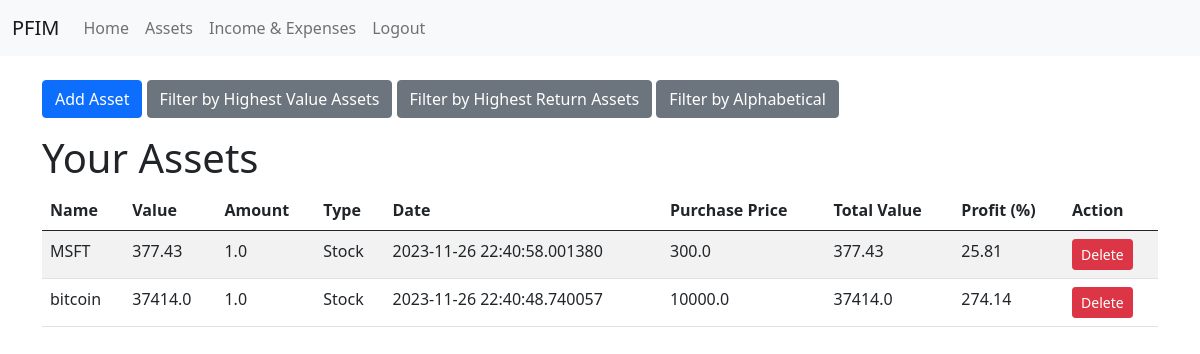
/filter_alphabetical (signed in), run on the app's committed database.
### tables this page shows
CREATE TABLE assets (
            assetid INTEGER PRIMARY KEY AUTOINCREMENT,
            name VARCHAR(64) NOT NULL,
            value FLOAT NOT NULL,
            amount FLOAT NOT NULL,
            assettypeid INTEGER REFERENCES assettype(assettypeid),
            date TIMESTAMP,
            userid INTEGER REFERENCES users(userid),
            purchaseprice FLOAT NOT NULL
        );

### index.py (the view)
@app.route('/filter_alphabetical')
def show_alphabetical():
    assets = db.filter_alphabetical(session['id'])
    return render_template('assets.html', assets=assets)

### DBoperations.py (called while the page is built)
def get_db_connection():
    conn = sqlite3.connect(DATABASE, check_same_thread=False)
    return conn

def filter_alphabetical(userid):
    conn = get_db_connection()
    cur = conn.cursor()
    cur.execute("""
    SELECT
            assetid,
            name,
            value,
            amount,
            assettypeid,
            date,
            userid,
            purchaseprice,
            value * amount AS total_value,
            ((value * amount) - (purchaseprice * amount)) / (purchaseprice * amount) * 100 AS profit_percentage
        FROM
            assets
        WHERE
            userid = ?
        ORDER BY Name
    """, (userid,))
    assets3 = cur.fetchall()
    conn.close()
    return assets3

### templates/assets.html (shortened to what this page needs)
<!DOCTYPE html>
<html>
<head>
    <link href="https://cdn.jsdelivr.net/npm/bootstrap@5.1.0/dist/css/bootstrap.min.css" rel="stylesheet">
</head>
<body>
    {% include 'navbar.html' %}
    <div class="container mt-4">
        <div class="mb-3">
            <button class="btn btn-primary" onclick="location.href='/addasset'">Add Asset</button>
            <button class="btn btn-secondary" onclick="location.href='/filter_highest_assets'">Filter by Highest Value Assets</button>
            <button class="btn btn-secondary" onclick="location.href='/filter_highest_return_assets'">Filter by Highest Return Assets</button>
            <button class="btn btn-secondary" onclick="location.href='/filter_alphabetical '">Filter by Alphabetical </button>
        </div>
        <h1>Your Assets</h1>
        <table class="table table-striped table-hover">
            <thead>
                <tr>
                    <th>Name</th>
                    <th>Value</th>
                    <th>Amount</th>
                    <th>Type</th>
                    <th>Date</th>
                    <th>Purchase Price</th>
                    <th>Total Value</th>
                    <th>Profit (%)</th>
                    <th>Action</th>
                </tr>
            </thead>
            <tbody>
                {% for asset in assets %}
                <tr>
                    <td>{{ asset[1] }}</td>
                    <td>{{ asset[2] }}</td>
                    <td>{{ asset[3] }}</td>
                    <td>{{ 'Crypto' if asset[4] == 0 else 'Stock' }}</td>
                    <td>{{ asset[5] }}</td>
                    <td>{{ asset[7] }}</td>
                    <td>{{ asset[8] }}</td>
                    <td>{{ "%.2f"|format(asset[9]) }}</td>
                    <td>
                        <form action="/delete_asset" method="post">
                            <button type="submit" class="btn btn-danger btn-sm">Delete</button>
                        </form>
                    </td>
                </tr>
                {% endfor %}
            </tbody>
        </table>
    </div>
</body>
</html>

### data on the page
assets: name "MSFT", value "377.43", amount "1.0", assettypeid "Stock", date "2023-11-26 22:40:58.001380", purchaseprice "300.0", asset "25.81"
assets: name "bitcoin", value "37414.0", amount "1.0", assettypeid "Stock", date "2023-11-26 22:40:48.740057", purchaseprice "10000.0", asset "274.14"
